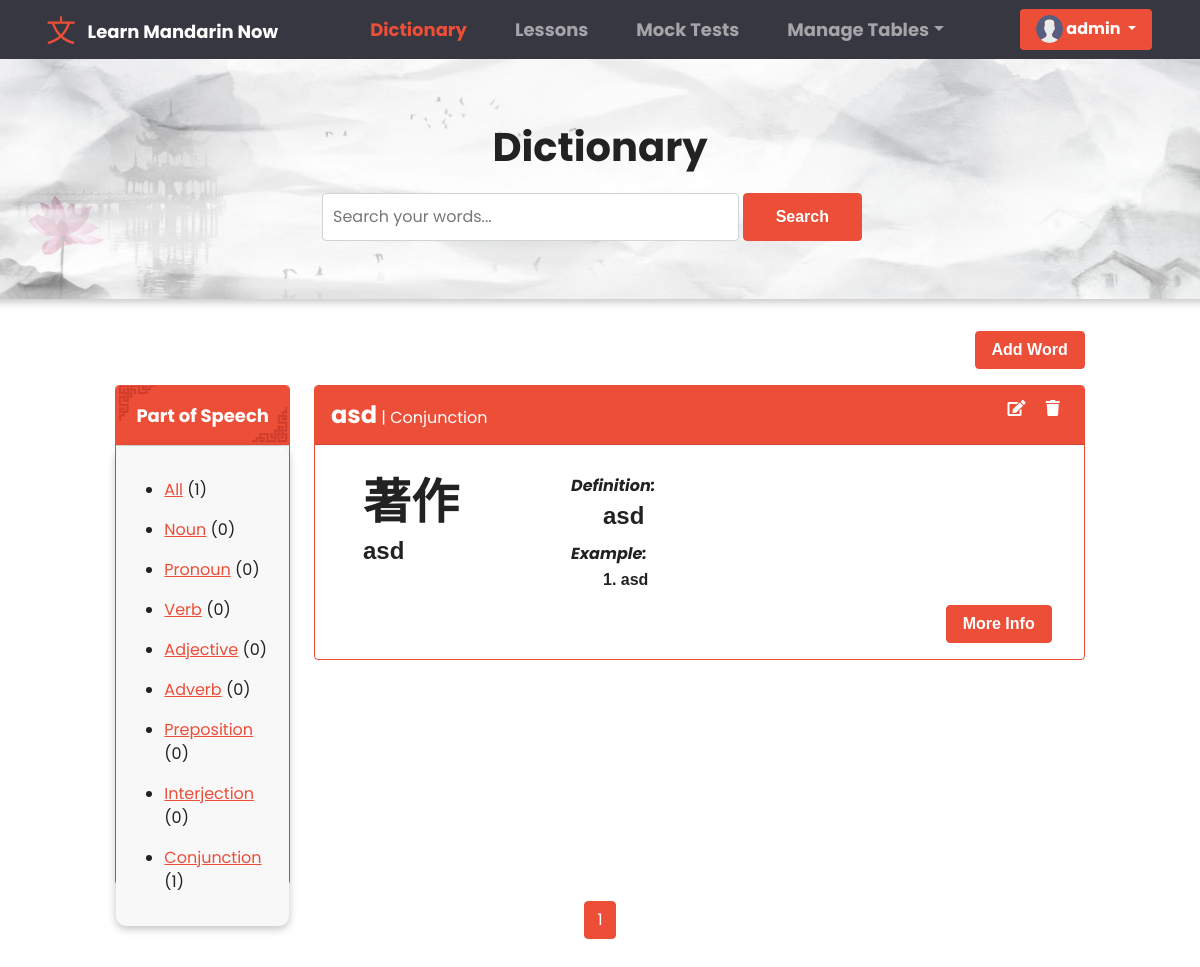
The page / (signed in) on the database as committed earlier.
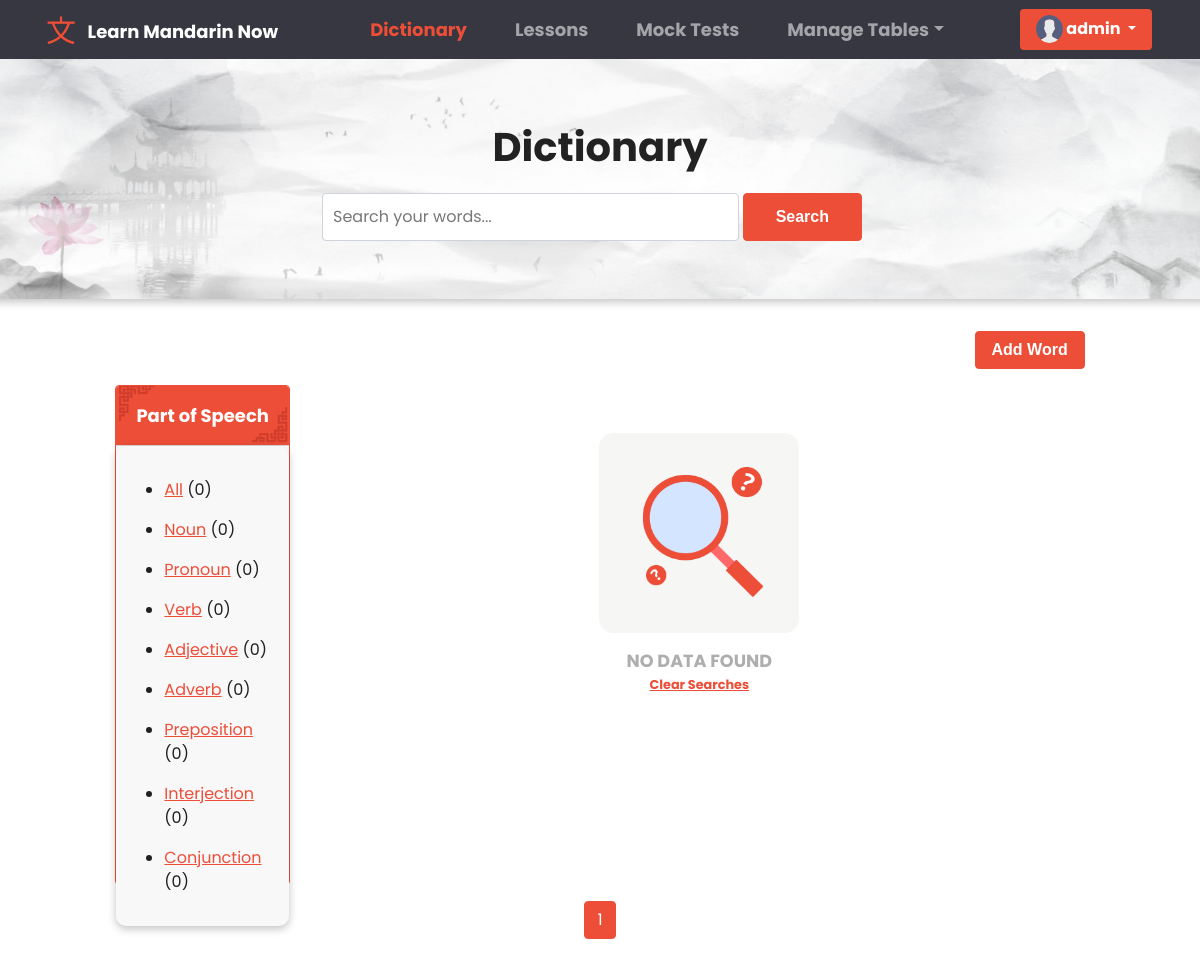
The same page on the database as committed later.
### base/models.py (models this page shows, shortened)
class SpeechList(models.Model):
    speech = models.CharField(max_length=200)
    def __str__(self):
        return self.speech

class DictionaryList(models.Model):
    hanzi = models.CharField(max_length=200, null=True)
    pinyin = models.CharField(max_length=200, null=True)
    english = models.CharField(max_length=200, null=True)
    part_of_speech = models.ForeignKey(SpeechList, on_delete=models.SET_NULL, null=True)
    definition = models.TextField(null=True, blank=True)
    sentence = models.CharField(max_length=200, null=True)
    translation = models.CharField(max_length=200, null=True)
    updated = models.DateTimeField(auto_now=True)
    created = models.DateTimeField(auto_now_add=True)
    class Meta:
        ordering = ['-updated', '-created']

### base/views.py (the view, shortened to what this page needs)
# urls.py: path('', views.DictionaryPage, name = 'dictionary'),
@login_required(login_url='anonymous')
def DictionaryPage(request):
    search =  request.GET.get('search') if request.GET.get('search') != None else ''
    speeches = SpeechList.objects.all()
    all_result = DictionaryList.objects.all()
    words = DictionaryList.objects.filter(
        Q(pinyin__icontains = search) |
        Q(hanzi__icontains = search) |
        Q(english__icontains = search) |
        Q(part_of_speech__speech__icontains = search) |
        Q(definition__icontains = search)
        )
    p = Paginator(words, 6)
    page = request.GET.get('page')
    words = p.get_page(page)
    context = {
        'words' : words,
        'speeches' : speeches,
        'all_result' : all_result,
        'dictionary_active' : 'active',
        'lesson_active' : '',
        'search': search,
        'page' : page,
    }
    return render(request, 'dictionary.html', context)

### templates/dictionary.html (shortened to what the changed rows need)
{% extends 'main.html' %} {% block content %} {% load static %}
<link rel="stylesheet" href="{% static 'css/dictionary.css' %}" />
<link rel="stylesheet" href="{% static 'css/table.css' %}" />
<div class="container-fluid px-3 py-3 forRemovingMargin">
  <div class="row justify-content-center px-3">
    <div class="col col-lg-2 col-md-4 d-lg-block d-sm-none d-md-block d-none">
      <div class="card border-primary" style="height: 500px">
        <div class="card-body for_shadow" id="card-body">
          <ul>
            <li class="my-3">
              <a href="{% url 'dictionary' %}">All</a>
              ({{all_result.count}})
            </li>
            {% for speech in speeches %}
            <li class="my-3">
              <a href="{% url 'dictionary' %}?search={{speech.speech}}&page=1"
                >{{ speech.speech }}</a
              >
              ({{speech.dictionarylist_set.all.count}})
            </li>
            {% endfor %}
          </ul>
        </div>
      </div>
    </div>
    <div class="col col-lg-8 col-md-8">
      {% if words|length == 0 %}
      <div id="no_dataVerifyer" style="display: flex;">
        <img src="{% static 'images/no_record_found.png' %}" alt="">
        NO DATA FOUND
        <a href="{%url 'dictionary'%}" style="font-size:.8rem;">Clear Searches</a>
      </div>
      {% endif %}
      {% for word in words %}
      <div class="card border-primary mb-3">
        <div class="card-header card_head_def" id="card_subhead">
          <strong style="font-size: x-large">{{word.pinyin}}</strong> |
          <span>{{word.part_of_speech}}</span>
          {%if request.user.is_authenticated and request.user.is_staff%}
          <div style="float: right">
            <a href="{% url 'superuser-edit-word' word.id %}"
              ><i class="fas fa-edit mx-2 sub_headIcon"></i
            ></a>
            <a href="#" onclick="showDeleteModal('modal_dictionary' , '{{word.id}}')"
              ><i class="fas fa-trash mx-2 sub_headIcon"></i
            ></a>
          </div>
          {% endif %}
        </div>
        <div class="card-body">
            <div id="left">
                <h3 id="word_hanzi">{{word.hanzi}}</h3>
                <h4>{{word.pinyin}}</h4>
            </div>
            <div id="right">
              <h6 class="card-title"><em>Definition:</em></h6>
              <h4 id="def_text">  {{word.definition}}</h4>
              <h6 class="card-title" style="margin-top: 1rem;"><em>Example:</em></h6>
              <h6 id="def_text" style="margin-bottom: 1rem;">1.  {{word.sentence}}</h6>
            </div>
            <div id="more_info_container">
              <a href="{% url 'dictionary-details' word.id %}"
              class="btn btn-primary">More Info</a>
            </div>
        </div>
      </div>
      {% endfor %}
    </div>
  </div>
  <div class="row justify-content-center">
    <div class="col col-lg-6">
        <ul class="pagination justify-content-center">
          <div class="pagination px-3 py-3">
            {% for i in words.paginator.page_range %}
            {% if words.number == i %}
            <li class="page-item active"><a class="page-link" href="?search={{search}}&page={{i}}">{{i}}</a></li>
            {% elif i > words.number|add:'-3' and i < words.number|add:'3' %}
            <li class="page-item"><a class="page-link" href="?search={{search}}&page={{i}}">{{i}}</a></li>
            {% endif %}
            {% endfor %}
        </ul>
    </div>
  </div>
{% endblock content %}

Rows that differ between the two databases and show on the page:
removed DictionaryList: pinyin "asd", part_of_speech "Conjunction", hanzi "著作", definition "asd", sentence "asd"
computed for SpeechList "Conjunction": dictionarylist_set.all.count "1" → "0"
Other text that changed with them:
{{ all_result.count }}: "1" → "0"
text now shown: "NO DATA FOUND Clear Searches"
